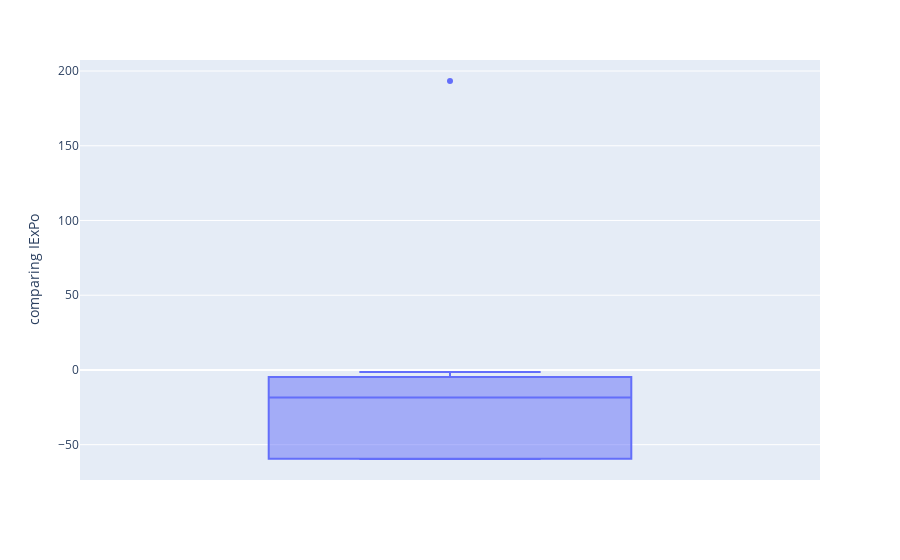

The notebook cell this image was saved under:
### Code cell
px.box(housebuilding, y='comparing IExPo')

### Figure 1 — Plotly figure (JSON) as saved in the notebook; plotly's stock layout.template omitted (floating-point values rounded to 4 significant figures)
{"data": [{"alignmentgroup": "True", "hovertemplate": "comparing IExPo=%{y}<extra></extra>", "legendgroup": "", "marker": {"color": "#636efa"}, "name": "", "notched": false, "offsetgroup": "", "orientation": "v", "showlegend": false, "type": "box", "x0": " ", "xaxis": "x", "y": [-14.72, -22.27, -1.382, -59.46, -59.36, -59.6, 193.3, -8.106], "y0": " ", "yaxis": "y"}], "layout": {"boxmode": "group", "legend": {"tracegroupgap": 0}, "margin": {"t": 60}, "xaxis": {"anchor": "y", "domain": [0, 1]}, "yaxis": {"anchor": "x", "domain": [0, 1], "title": {"text": "comparing IExPo"}}}}
